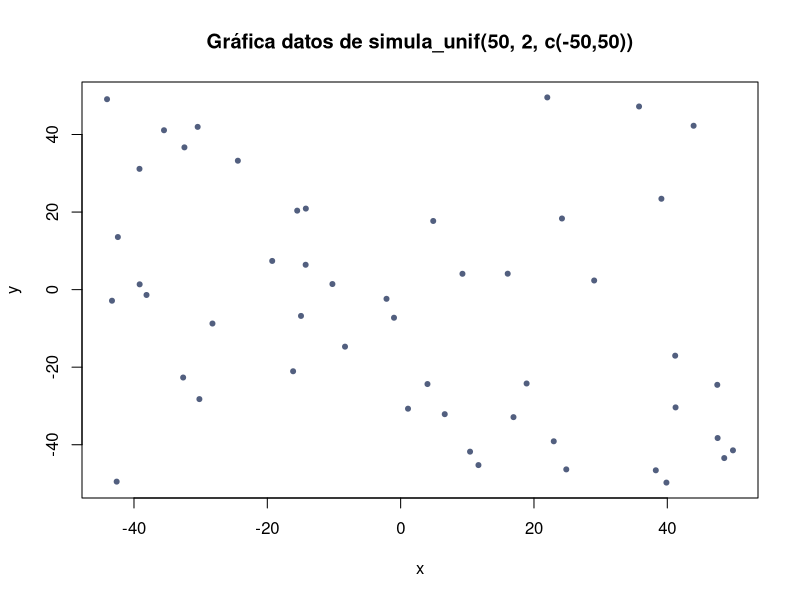
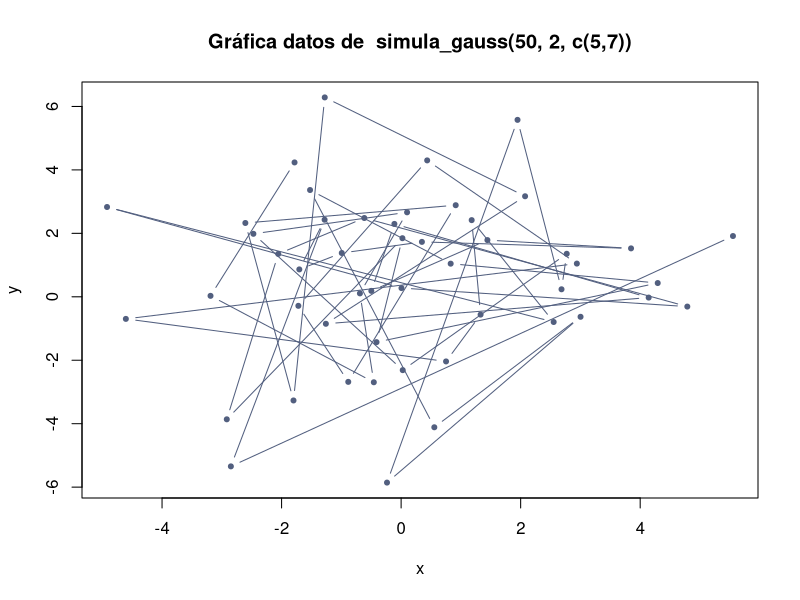
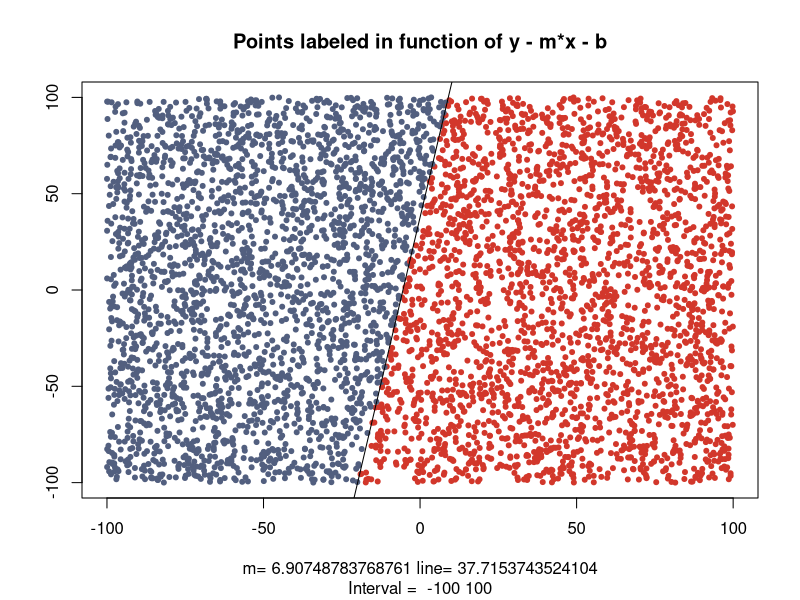
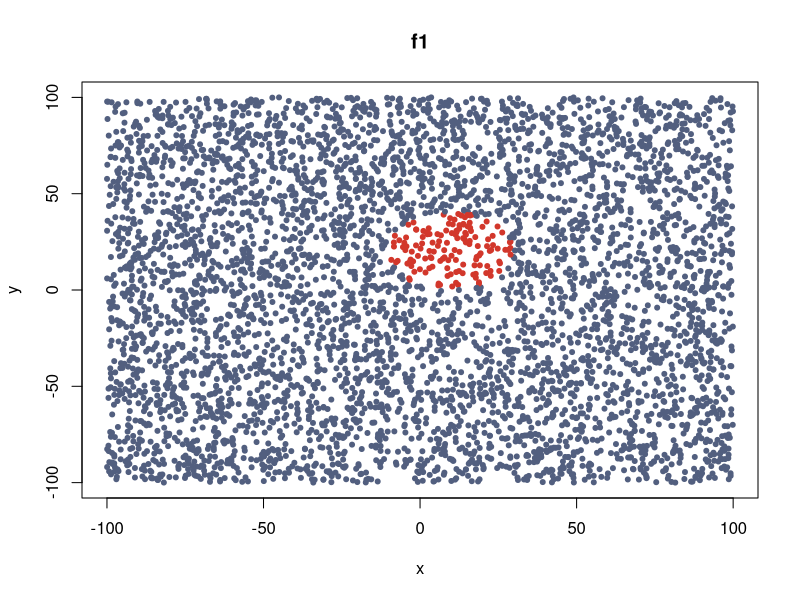
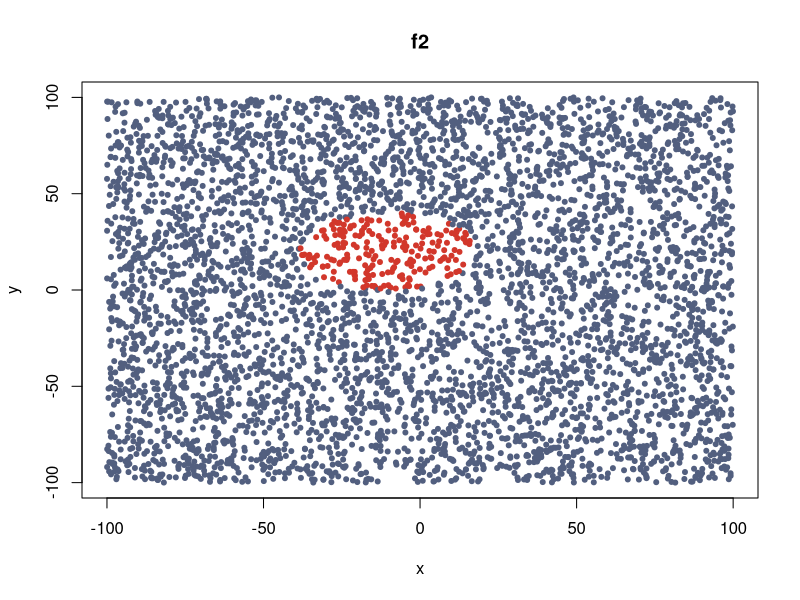
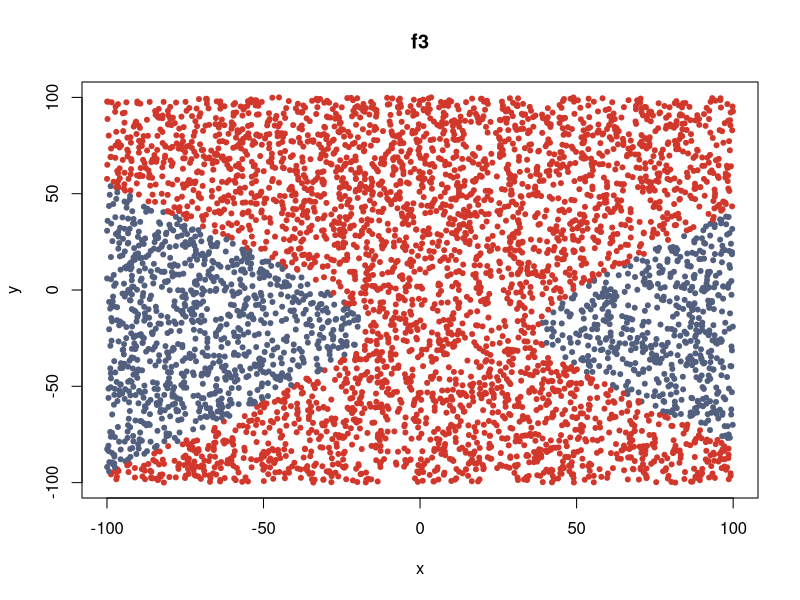
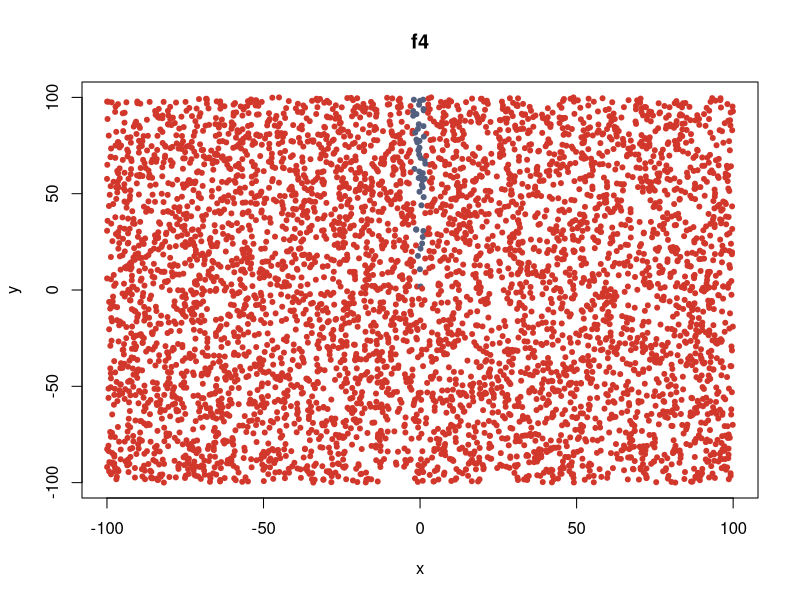
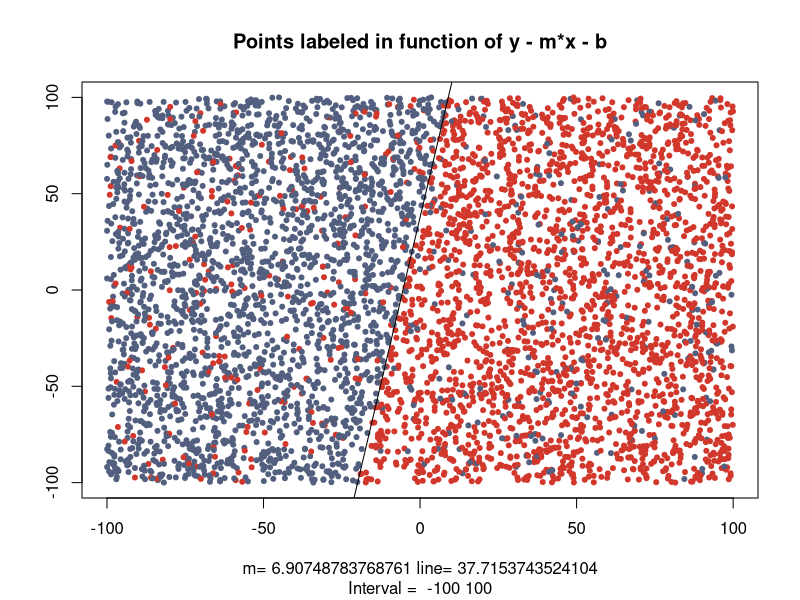

Write the R code that produced these figures, in order. (Note: this script raises an error after producing the figures.)
## ---- chunk 1
knitr::opts_chunk$set(echo = TRUE)
set.seed(1000000007)
## ---- chunk 2
myPlot = function(data, labels = NULL, myMain = NULL, pch = 20, xlab = "x", ylab = "y", ...) {
  # Wrapper function for plotting
  #
  # Args:
  #   Data: A data structure containing the data in the form x,y
  #   labels: Labels to color the data points
  #   rest of params: Graphical params to plot
  if (length(labels) != 0) {
    labels[labels == 1] = "#525F7F"
    labels[labels == -1] = "#D2372B"
  } else {
    labels = "#525F7F"
  }
  
  if (is.null(dim(labels))) {
    plot(data, col = labels, pch = pch, xlab = xlab, ylab = ylab, ...)
  } else {
    for (i in seq(1, dim(labels)[2])) {
      plot(data, col = unlist(labels[i]), main = myMain[i], pch = pch, xlab = xlab, ylab = ylab, ...)
    }
  }
}
## ---- chunk 3
simula_unif <- function(N, dimen = 1, rango = c(0:1)) {
  # Generate a list of vectors populated with uniform distributed random numbers
  #
  # Args:
  #   N: Length of the list
  #   dimen: The dimension of each vector in the list
  #   rango: Range to use generating the numbers
  #
  # Returns:
  #   A list of vectors populated randomly
  array(runif(dimen*N, rango[1], rango[2]), dim = c(N, dimen))
}

simula_unif(10, 5, c(10,100))
simula_unif(10, 2)
simula_unif(10)
## ---- chunk 4
simula_gauss <- function(N, dimen = 1, sig = 1){
  # Generate a list of vectors populated using the normal (Gaussian) distribution
  #
  # Args:
  #   N: Length of the list
  #   dimen: The dimension of each vector in the list
  #   sigma: Vector of Standard deviations
  #
  # Returns:
  #   A list of vectors populated randomly
  array(rnorm(dimen*N, sd = sqrt(sig)), dim = c(N, dimen))
}

simula_gauss(10, 5, c(1,2))
## ---- chunk 5
datos = simula_unif(50, 2, c(-50,50)); datos
myPlot(datos, main="Gráfica datos de simula_unif(50, 2, c(-50,50))")
## ---- chunk 6
datos = simula_gauss(50, 2, c(5,7)); datos
myPlot(datos, main="Gráfica datos de  simula_gauss(50, 2, c(5,7))", type = "b")
## ---- chunk 7

simula_recta <- function(interval = c(-50, 50)){
  # Computes the slope and intercept values of two points in the given interval
  #
  # Args:
  #   interval: Interval from which to pick to random points
  #
  # Returns:
  #   A vector [m, l, p1, p2] where:
  #     - m is the slope 
  #     - l is the intercept
  #     - p1, p2, are the points randomly selected
  thePoints  = simula_unif(2, 2, interval)
  ## Compute the slope
  m = (thePoints[1,1] - thePoints[2,2]) / (thePoints[1,1] - thePoints[2,1])
  
  # Compute y − y1 = m(x − x1)
  line = m * (thePoints[1,1] - thePoints[2,1]) + thePoints[2,2]
  
  c(m, line, thePoints)
}

interval = c(-50, 50);
x = simula_unif(5000, 2, interval);

result = simula_recta(interval)
m = result[1]; m
line = result[2]; line
data = array(result[3:6], c(2,2)); data
## ---- chunk 8
interval = c(-100, 100)
# Generate a set of points
x = simula_unif(5000, 2, interval)

fsign <- function(x, y, m, b){
  # Function to label a 2D Point
  y - m*x - b
}

straight = simula_recta(interval)
m = straight[1]
line = straight[2]

# Apply fsign to each point of the set, each x,y will be passed to fsign
result = mapply(fsign, x[,1], x[,2], m = m, b = line)
# Label the result with -1/1
result = ifelse(result >= 0, 1, -1)

# Create a data frame to store the result
datafsign = data.frame(x = x[,1], y = x[,2], result = result)

# Draw the result
myPlot(datafsign[1:2], datafsign$result,
       main = "Points labeled in function of y - m*x - b",
       xlab = paste(c("m=", m, "line=", line), collapse = " "),
       sub = paste(c("Interval = ", interval), collapse = " "),
       ylab = "")
abline(line,m)
## ---- chunk 9
# Define the functions
f1 <- function(x, y) {
  (x - 10) ^ 2 + (y - 20) ^ 2 - 400
}
f2 <- function(x, y){
  0.5 * (x + 10)^2 + (y - 20)^2 - 400
}
f3 <- function(x, y){
  0.5 * (x - 10)^2 - (y + 20)^2 - 400
}
f4 <- function(x, y){
  y - 20*x^2 - 5*x + 3
}

# Generate a vector of functions
multi.fun <- function(x, y) {
      c(f1 = f1(x, y), f2 = f2(x, y), f3 = f3(x, y), f4 = f4(x, y))
}

# Apply the functions
result = mapply(multi.fun, x[,1], x[,2])

# Label the results
result = ifelse(result >= 0, 1, -1)

# Create a data frame to store the result
datafunctions = data.frame(x = x[,1], y = x[,2], 
                  f1 = result[1,], f2 = result[2,], f3 = result[3,], f4 = result[4,])

# Draw the result

myPlot(datafunctions[1:2], datafunctions[3:6], c("f1", "f2", "f3", "f4"))
## ---- chunk 10
getPercentageOfData <- function(x, condition = 1, percentage = .1){
  # Get the percentage of samples that meet condition
  #
  # Args:
  #   x: A vector containing the data
  #   condition: Condition that the data need to satisfy
  #   percentaje: What percentage of samples to get
  #
  # Returns:
  #   Indexes of the percentage of the samples that meet the condition
  meetCondition = which(x == condition)
  sample(meetCondition, length(meetCondition) * percentage)
}

# Get a 10% of samples labeled with a 1
indexPositive = getPercentageOfData(datafsign$result)
datafsign$result[indexPositive] = -1

indexNegative = getPercentageOfData(datafsign$result, -1)
datafsign$result[indexNegative] = 1

# Draw the result
myPlot(datafsign[1:2], datafsign$result,
       main = "Points labeled in function of y - m*x - b",
       xlab = paste(c("m=", m, "line=", line), collapse = " "),
       sub = paste(c("Interval = ", interval), collapse = " "),
       ylab = "")
abline(line,m)
## ---- chunk 11
# Get a 10% of samples labeled with a 1 in all 4 functions
indexPositive = lapply(datafunctions[3:6], getPercentageOfData)
# Change 1 by -1
datafunctions$f1[indexPositive$f1] = -1
datafunctions$f2[indexPositive$f2] = -1
datafunctions$f3[indexPositive$f3] = -1
datafunctions$f4[indexPositive$f4] = -1

# Get a 10% of samples labeled with a 1 in all 4 functions
indexNegative = lapply(datafunctions[3:6], getPercentageOfData, condition = -1)
# Change -1 by 1
datafunctions$f1[indexNegative$f1] = 1
datafunctions$f2[indexNegative$f2] = 1
datafunctions$f3[indexNegative$f3] = 1
datafunctions$f4[indexNegative$f4] = 1

# Draw the result
# par(mfrow = c(2,2))
myPlot(datafunctions[1:2], datafunctions[3:6], c("f1", "f2", "f3", "f4"))
## ---- chunk 12
ajusta_PLA = function(data,
                      label,
                      max_iter = 100,
                      vini = NULL) {
  # Get the weight to learn the data passed as parameter
  # using the 2D Perceptron algorithm 
  #
  # Args:
  #   data: An array/dataframe of with four columns (x0, x1, x2, y)
  #   label: How to label the dataset, must be of equal lenght of data
  #   max_iter: How much iter to find a solution
  #   vini: Initial weights
  #
  # Returns:
  #   The weights learned to adjust the data set
  
  #### Helper functions ####
  evaluate <- function(d,w){ 
    # returns current classifications on data 
    # for a given set of params, w
    # 
    # Args:
    #   d: should be of shape m x n
    #   w: should be of shape 1 x n
    #
    # Returns:
    #   The labels for the data
    
    evaluation = apply(d, 1, function(x) sum(x*w))
    
    ifelse(evaluation > 0, 1, -1)
  }
  
  random_row <- function(wrongClassified){
    # select a random row number from a data frame of choices
    #
    # Args: 
    #   wrongClassified: Data incorrectly classified from which to choose a random row
    #
    # Returns:
    #   The index of the row picked
    
    pickedRandomRow <- if(nrow(wrongClassified)==1){ #if there is only one misclassification, choose it
      as.numeric(rownames(wrongClassified))
    } else { #otherwise, choose randomly from the misclassified rows
      sample(as.numeric(rownames(wrongClassified)),1) 
    }
    pickedRandomRow
  }
  
  # Check that the data parameter is of the correct form
  if (dim(data)[2] != 4 ){
    print("Data need to have 4 columns. (x0, x1, x2, y)")
    return()
  }
  xs = data[-4]
  
  #### Begin the perceptron learning ####
  
  # If no vini was specified, generate one randomly
  vini <- if (is.null(vini)) runif(3, -.5, .5)
  
  f_function = unname(unlist(data[4]))
  g_function = label
  
  nIters = 0
  
  while (!all(g_function == f_function) && nIters <= max_iter) {
    #while there are mis-classifications
    
    #store the number of iterations
    nIters <- nIters + 1
    
    #randomly choose a mis-classified example
    wrongClassified = xs[g_function != f_function, ]
    pickRandomRow = random_row(wrongClassified)
    
    #update the weights
    vini =
      vini + f_function[pickRandomRow] * as.vector(wrongClassified[rownames(wrongClassified) ==
                                                                pickRandomRow, ])
    #update predictions with new boudary (and plot)
    g_function = evaluate(xs, vini)
  }
  
  if (nIters > max_iter){
    print("Max iter reached, no solution found, the current vini was:")
  } else {
    print(paste("Finished in ", nIters, "iterations"))
    # add_boundary(vini, color='red') #plot final boundary
  }

  vini
}

# Generate randomly the true weights
w <- runif(3, -5, 5)

# Generate Data to test
N = 100
x0 <- rep(1, N)
x1 <- runif(N, -10, 10)
x2 <- runif(N,-10, 10)
df <- data.frame(x0, x1, x2)
df$y = apply(df, 1, function(x) sum(x*w))
df$y = ifelse(df$y > 0, 1, -1)
dataset = df[-4]

label = ifelse(runif(N, -1, 1) >0 , 1,-1)
learnedWeights = ajusta_PLA(data = df, label = label); learnedWeights
## ---- chunk 13
# library(knitr)
# purl("P1.Rmd")
